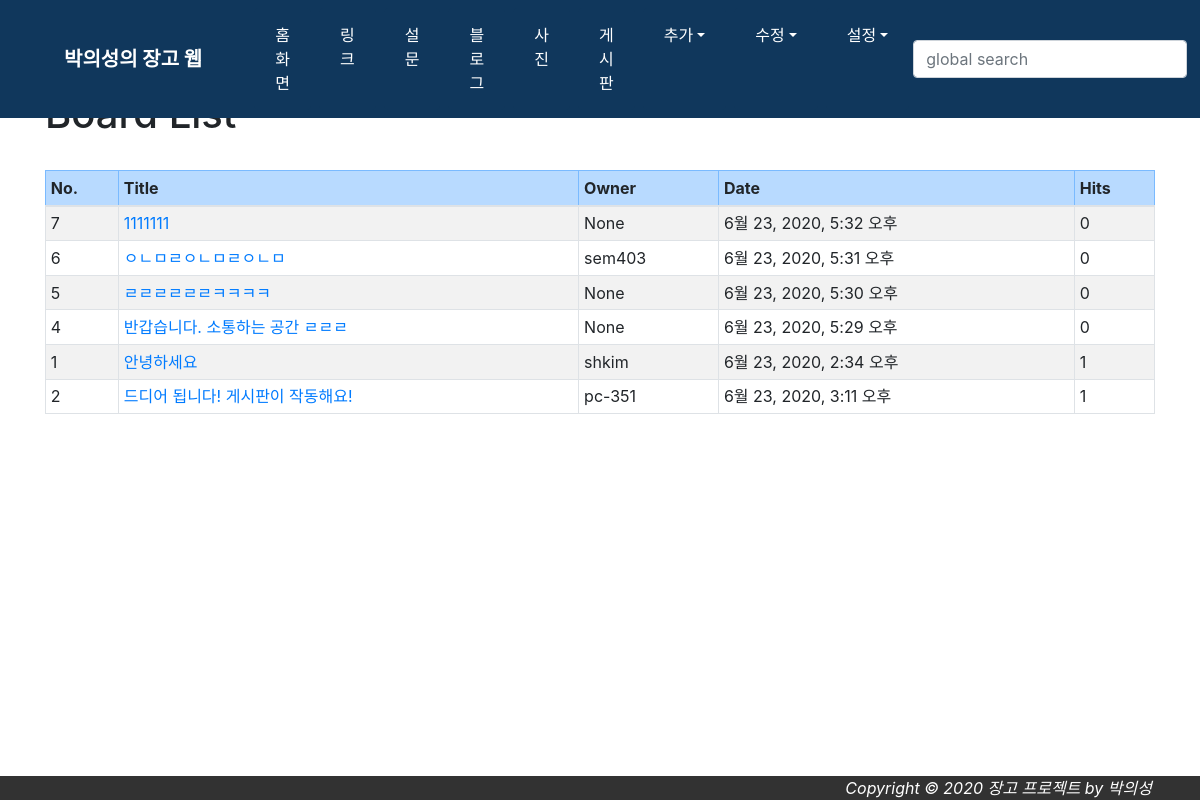
/board/, run on the app's committed database.
### board/models.py (models this page shows, shortened)
class Board(models.Model):
    title = models.CharField(verbose_name='TITLE', max_length=50)
    slug = models.SlugField('SLUG', unique=True, allow_unicode=True, help_text='one word for title alias.')
    content = models.TextField('CONTENT')
    owner = models.ForeignKey(User, on_delete=models.CASCADE, verbose_name='OWNER', blank=True, null=True)
    create_dt = models.DateTimeField('CREATE DATE', auto_now_add=True)
    modify_dt = models.DateTimeField('MODIFY DATE', auto_now=True)
    hits = models.IntegerField('HITS', default=0)
    class Meta:
        verbose_name = 'board'
        verbose_name_plural = 'boards'
        db_table = 'board_boards'
        ordering = ('-modify_dt',)
    def get_absolute_url(self):
        return reverse('board:board_detail', args=(self.slug,))

### board/views.py (the view)
# urls.py: path('', views.BoardLV.as_view(), name='index'),
class BoardLV(ListView):
    model = Board
    template_name = 'board/board_all.html'
    context_object_name = 'boards'
    paginate_by = 10

### board/templates/board/board_all.html (shortened to what this page needs)
{% extends "base.html" %}
{% block content %}
	<h1>Board List</h1>
	<br>
	<table class="table table-bordered table-sm table-striped">
		<thead>
			<tr class="table-primary">
				<th>No.</th>
				<th>Title</th>
				<th>Owner</th>
				<th>Date</th>
				<th>Hits</th>
			</tr>
		</thead>
		<tbody>
		{% for board in boards %}
		<tr>
			<td>{{ board.id }}</td>
			<td><a href="{{ board.get_absolute_url }}">{{ board.title }}</a></td>
			<td>{{ board.owner }}</td>
			<td>{{ board.create_dt }}</td>
			<td>{{ board.hits }}</td>
		</tr>
		{% endfor %}
		</tbody>
	</table>
{% endblock %}

### data on the page
Board: id "7", title "1111111", owner "None", create_dt "6월 23, 2020, 5:32 오후", hits "0"
Board: id "6", title "ㅇㄴㅁㄹㅇㄴㅁㄹㅇㄴㅁ", owner "sem403", create_dt "6월 23, 2020, 5:31 오후", hits "0"
Board: id "5", title "ㄹㄹㄹㄹㄹㄹㅋㅋㅋㅋ", owner "None", create_dt "6월 23, 2020, 5:30 오후", hits "0"
Board: id "4", title "반갑습니다. 소통하는 공간 ㄹㄹㄹ", owner "None", create_dt "6월 23, 2020, 5:29 오후", hits "0"
Board: id "1", title "안녕하세요", owner "shkim", create_dt "6월 23, 2020, 2:34 오후", hits "1"
Board: id "2", title "드디어 됩니다! 게시판이 작동해요!", owner "pc-351", create_dt "6월 23, 2020, 3:11 오후", hits "1"
